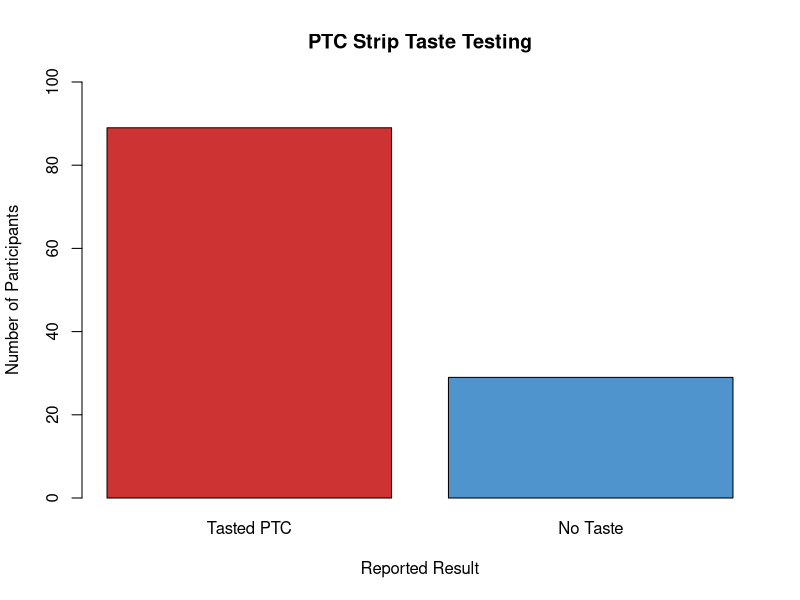

This figure's R source: (Note: this script raises an error after producing the figure.)
## ---- chunk 1
mytable <- c(`Tasted PTC` = 89, `No Taste` = 29)

barplot(mytable, 
        col = c("brown3","steelblue3"),
        main = "PTC Strip Taste Testing",
        xlab = "Reported Result",
        ylab = "Number of Participants",
        ylim = c(0,100))
## ---- chunk 2
# This chunk reads in the function to do a one-proportion t-test.
## ---- chunk 3
one_prop_test(x = 89, n = 118, p = 0.70, alternative = "two.sided")
## ---- chunk 4
one_prop_test(x = 19, n = 40, p = 0.60, alternative = "less")
## ---- chunk 5
mytable <- c(`Good Health` = 19, `Poor Health` = 21)
barplot(mytable, 
        col = c("steelblue3","darkolivegreen4"),
        main = "Health of Macroinvertebrates near Bozeman, MT",
        ylab = "Number of Macroinvertebrates")
## ---- chunk 6
barplot(c(249, 428-249), 
        names = c("Cheated at Some Point", "Always Honest"),
        col = c("tan3","steelblue3"), 
        ylab = "Number of Students",
        main = "Honesty of Medical Students")
## ---- chunk 7
one_prop_test(x = 89, n = 118, conf.level = 0.95)
## ---- chunk 8
one_prop_test(x = 114, n = 2426, conf.level = 0.99)
